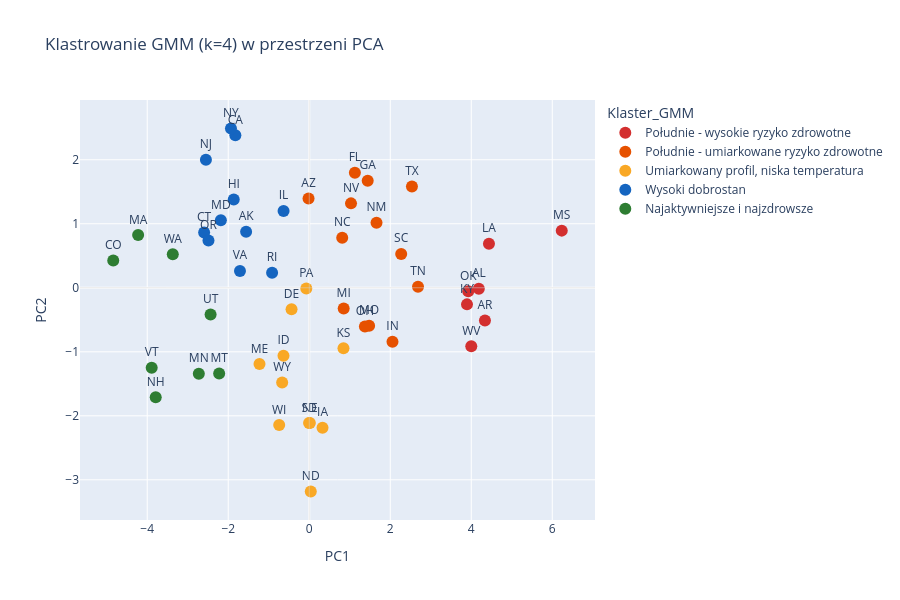

The notebook cell saved with this chart:
### Code cell
df_pca["Klaster_GMM"] = df_state["Klaster_GMM"].values

fig_gmm = px.scatter(
    df_pca,
    x="PC1",
    y="PC2",
    text="LocationAbbr",
    color="Klaster_GMM",
    color_discrete_map=CLUSTER_PALETTE,
    category_orders={"Klaster_GMM": CLUSTER_ORDER},
    hover_data=["LocationDesc", "Obesity", "NoActivity", "Region"],
    title="Klastrowanie GMM (k=4) w przestrzeni PCA",
    height=600,
)
fig_gmm.update_traces(
    textposition="top center", selector=dict(mode="markers+text"), marker=dict(size=12)
)
fig_gmm.add_hline(y=0, line_width=0.5, line_color="lightgray")
fig_gmm.add_vline(x=0, line_width=0.5, line_color="lightgray")

fig_gmm.show()

### Figure 1 — Plotly figure (JSON) as saved in the notebook; plotly's stock layout.template omitted (floating-point values rounded to 4 significant figures)
{"data": [{"customdata": [["Alabama", 36.32, 30.43, "South"], ["Arkansas", 36.63, 32.07, "South"], ["Kentucky", 35.44, 30.8, "South"], ["Louisiana", 36.72, 30.5, "South"], ["Mississippi", 37.98, 33.59, "South"], ["Oklahoma", 35.84, 30.54, "South"], ["West Virginia", 38.42, 30.31, "South"]], "hovertemplate": "Klaster_GMM=Południe - wysokie ryzyko zdrowotne<br>PC1=%{x}<br>PC2=%{y}<br>LocationAbbr=%{text}<br>LocationDesc=%{customdata[0]}<br>Obesity=%{customdata[1]}<br>NoActivity=%{customdata[2]}<br>Region=%{customdata[3]}<extra></extra>", "legendgroup": "Południe - wysokie ryzyko zdrowotne", "marker": {"color": "#D32F2F", "symbol": "circle", "size": 12}, "mode": "markers+text", "name": "Południe - wysokie ryzyko zdrowotne", "orientation": "v", "showlegend": true, "text": ["AL", "AR", "KY", "LA", "MS", "OK", "WV"], "x": [4.186, 4.338, 3.895, 4.437, 6.234, 3.926, 4.0], "xaxis": "x", "y": [-0.01411, -0.5105, -0.2592, 0.6865, 0.8929, -0.05268, -0.915], "yaxis": "y", "type": "scatter", "textposition": "top center"}, {"customdata": [["Arizona", 29.99, 23.29, "West"], ["Florida", 28.29, 26.64, "South"], ["Georgia", 32.6, 26.48, "South"], ["Indiana", 34.31, 27.92, "Midwest"], ["Michigan", 33.15, 24.8, "Midwest"], ["Missouri", 33.6, 26.98, "Midwest"], ["Nevada", 28.88, 25.04, "West"], ["New Mexico", 30.66, 23.38, "West"], ["North Carolina", 32.42, 24.24, "South"], ["Ohio", 33.92, 26.71, "Midwest"], ["South Carolina", 33.87, 26.7, "South"], ["Tennessee", 34.87, 29.68, "South"], ["Texas", 33.67, 27.57, "South"]], "hovertemplate": "Klaster_GMM=Południe - umiarkowane ryzyko zdrowotne<br>PC1=%{x}<br>PC2=%{y}<br>LocationAbbr=%{text}<br>LocationDesc=%{customdata[0]}<br>Obesity=%{customdata[1]}<br>NoActivity=%{customdata[2]}<br>Region=%{customdata[3]}<extra></extra>", "legendgroup": "Południe - umiarkowane ryzyko zdrowotne", "marker": {"color": "#E65100", "symbol": "circle", "size": 12}, "mode": "markers+text", "name": "Południe - umiarkowane ryzyko zdrowotne", "orientation": "v", "showlegend": true, "text": ["AZ", "FL", "GA", "IN", "MI", "MO", "NV", "NM", "NC", "OH", "SC", "TN", "TX"], "x": [-0.01722, 1.127, 1.443, 2.055, 0.8505, 1.478, 1.031, 1.661, 0.8141, 1.374, 2.27, 2.685, 2.535], "xaxis": "x", "y": [1.394, 1.798, 1.674, -0.8415, -0.3252, -0.5932, 1.319, 1.016, 0.7812, -0.6061, 0.5282, 0.01637, 1.581], "yaxis": "y", "type": "scatter", "textposition": "top center"}, {"customdata": [["Delaware", 32.94, 26.98, "South"], ["Idaho", 29.75, 21.54, "West"], ["Iowa", 34.35, 24.92, "Midwest"], ["Kansas", 33.63, 24.96, "Midwest"], ["Maine", 30.58, 23.79, "Northeast"], ["Nebraska", 33.2, 24.31, "Midwest"], ["North Dakota", 33.54, 24.68, "Midwest"], ["Pennsylvania", 31.43, 24.62, "Northeast"], ["South Dakota", 32.59, 23.66, "Midwest"], ["Wisconsin", 32.81, 22.3, "Midwest"], ["Wyoming", 30.11, 24.02, "West"]], "hovertemplate": "Klaster_GMM=Umiarkowany profil, niska temperatura<br>PC1=%{x}<br>PC2=%{y}<br>LocationAbbr=%{text}<br>LocationDesc=%{customdata[0]}<br>Obesity=%{customdata[1]}<br>NoActivity=%{customdata[2]}<br>Region=%{customdata[3]}<extra></extra>", "legendgroup": "Umiarkowany profil, niska temperatura", "marker": {"color": "#F9A825", "symbol": "circle", "size": 12}, "mode": "markers+text", "name": "Umiarkowany profil, niska temperatura", "orientation": "v", "showlegend": true, "text": ["DE", "ID", "IA", "KS", "ME", "NE", "ND", "PA", "SD", "WI", "WY"], "x": [-0.4368, -0.636, 0.3275, 0.8452, -1.228, 0.01485, 0.03766, -0.07277, -0.004315, -0.7418, -0.6687], "xaxis": "x", "y": [-0.3366, -1.063, -2.188, -0.9443, -1.191, -2.113, -3.183, -0.01057, -2.113, -2.145, -1.479], "yaxis": "y", "type": "scatter", "textposition": "top center"}, {"customdata": [["Alaska", 31.43, 20.72, "West"], ["California", 25.85, 21.19, "West"], ["Connecticut", 27.64, 23.17, "Northeast"], ["Hawaii", 24.11, 21.58, "West"], ["Illinois", 31.92, 24.33, "Midwest"], ["Maryland", 31.28, 23.14, "South"], ["New Jersey", 27.27, 26.24, "Northeast"], ["New York", 27.05, 26.39, "Northeast"], ["Oregon", 29.64, 19.39, "West"], ["Rhode Island", 28.71, 25.48, "Northeast"], ["Virginia", 31.0, 23.47, "South"]], "hovertemplate": "Klaster_GMM=Wysoki dobrostan<br>PC1=%{x}<br>PC2=%{y}<br>LocationAbbr=%{text}<br>LocationDesc=%{customdata[0]}<br>Obesity=%{customdata[1]}<br>NoActivity=%{customdata[2]}<br>Region=%{customdata[3]}<extra></extra>", "legendgroup": "Wysoki dobrostan", "marker": {"color": "#1565C0", "symbol": "circle", "size": 12}, "mode": "markers+text", "name": "Wysoki dobrostan", "orientation": "v", "showlegend": true, "text": ["AK", "CA", "CT", "HI", "IL", "MD", "NJ", "NY", "OR", "RI", "VA"], "x": [-1.559, -1.824, -2.595, -1.864, -0.6343, -2.182, -2.551, -1.933, -2.488, -0.9172, -1.71], "xaxis": "x", "y": [0.874, 2.383, 0.865, 1.38, 1.2, 1.056, 2.0, 2.489, 0.7399, 0.2352, 0.2627], "yaxis": "y", "type": "scatter", "textposition": "top center"}, {"customdata": [["Colorado", 22.95, 17.36, "West"], ["Massachusetts", 25.36, 22.81, "Northeast"], ["Minnesota", 29.49, 21.2, "Midwest"], ["Montana", 27.34, 21.23, "West"], ["New Hampshire", 29.01, 21.19, "Northeast"], ["Utah", 27.42, 18.09, "West"], ["Vermont", 26.8, 19.96, "Northeast"], ["Washington", 28.53, 18.41, "West"]], "hovertemplate": "Klaster_GMM=Najaktywniejsze i najzdrowsze<br>PC1=%{x}<br>PC2=%{y}<br>LocationAbbr=%{text}<br>LocationDesc=%{customdata[0]}<br>Obesity=%{customdata[1]}<br>NoActivity=%{customdata[2]}<br>Region=%{customdata[3]}<extra></extra>", "legendgroup": "Najaktywniejsze i najzdrowsze", "marker": {"color": "#2E7D32", "symbol": "circle", "size": 12}, "mode": "markers+text", "name": "Najaktywniejsze i najzdrowsze", "orientation": "v", "showlegend": true, "text": ["CO", "MA", "MN", "MT", "NH", "UT", "VT", "WA"], "x": [-4.839, -4.225, -2.726, -2.224, -3.791, -2.436, -3.89, -3.37], "xaxis": "x", "y": [0.4257, 0.8228, -1.342, -1.34, -1.71, -0.4158, -1.251, 0.5239], "yaxis": "y", "type": "scatter", "textposition": "top center"}], "layout": {"xaxis": {"anchor": "y", "domain": [0.0, 1.0], "title": {"text": "PC1"}}, "yaxis": {"anchor": "x", "domain": [0.0, 1.0], "title": {"text": "PC2"}}, "legend": {"title": {"text": "Klaster_GMM"}, "tracegroupgap": 0}, "title": {"text": "Klastrowanie GMM (k=4) w przestrzeni PCA"}, "height": 600, "shapes": [{"line": {"color": "lightgray", "width": 0.5}, "type": "line", "x0": 0, "x1": 1, "xref": "x domain", "y0": 0, "y1": 0, "yref": "y"}, {"line": {"color": "lightgray", "width": 0.5}, "type": "line", "x0": 0, "x1": 0, "xref": "x", "y0": 0, "y1": 1, "yref": "y domain"}]}}
